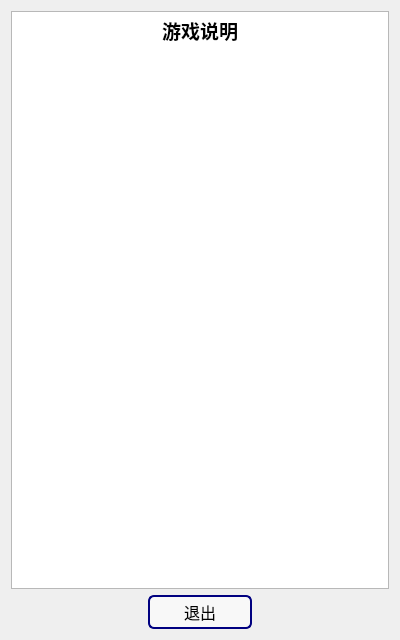
<?xml version="1.0" encoding="UTF-8"?>
<ui version="4.0">
 <class>AboutGameDialog</class>
 <widget class="QDialog" name="AboutGameDialog">
  <property name="geometry">
   <rect>
    <x>0</x>
    <y>0</y>
    <width>400</width>
    <height>640</height>
   </rect>
  </property>
  <property name="sizePolicy">
   <sizepolicy hsizetype="Fixed" vsizetype="Fixed">
    <horstretch>0</horstretch>
    <verstretch>0</verstretch>
   </sizepolicy>
  </property>
  <property name="windowTitle">
   <string>Dialog</string>
  </property>
  <layout class="QVBoxLayout" name="verticalLayout">
   <item>
    <widget class="QTextBrowser" name="textBrowser">
     <property name="html">
      <string>&lt;!DOCTYPE HTML PUBLIC &quot;-//W3C//DTD HTML 4.0//EN&quot; &quot;http://www.w3.org/TR/REC-html40/strict.dtd&quot;&gt;
&lt;html&gt;&lt;head&gt;&lt;meta name=&quot;qrichtext&quot; content=&quot;1&quot; /&gt;&lt;style type=&quot;text/css&quot;&gt;
p, li { white-space: pre-wrap; }
&lt;/style&gt;&lt;/head&gt;&lt;body style=&quot; font-family:'SimSun'; font-size:9pt; font-weight:400; font-style:normal;&quot;&gt;
&lt;p align=&quot;center&quot; style=&quot; margin-top:0px; margin-bottom:0px; margin-left:0px; margin-right:0px; -qt-block-indent:0; text-indent:0px;&quot;&gt;&lt;span style=&quot; font-size:14pt; font-weight:600;&quot;&gt;游戏说明&lt;/span&gt;&lt;/p&gt;&lt;/body&gt;&lt;/html&gt;</string>
     </property>
    </widget>
   </item>
   <item>
    <layout class="QHBoxLayout" name="horizontalLayout">
     <item>
      <spacer name="horizontalSpacer">
       <property name="orientation">
        <enum>Qt::Horizontal</enum>
       </property>
       <property name="sizeHint" stdset="0">
        <size>
         <width>40</width>
         <height>20</height>
        </size>
       </property>
      </spacer>
     </item>
     <item>
      <widget class="QPushButton" name="backPushButton">
       <property name="font">
        <font>
         <family>楷体</family>
         <pointsize>12</pointsize>
        </font>
       </property>
       <property name="styleSheet">
        <string notr="true"> QPushButton {
     border: 2px solid #8f8f91;
     border-radius: 6px;
     background-color: rgba(255,255,255,150);
     min-width: 100px;
	 min-height:30px;
	 max-width:100px;
     max-height:30px;
 }
 QPushButton:pressed {
     background-color: qlineargradient(x1: 0, y1: 0, x2: 0, y2: 1,
                                       stop: 0 #dadbde, stop: 1 #f6f7fa);
 }

 QPushButton:flat {
     border: none; /* no border for a flat push button */
 }

 QPushButton:default {
     border-color: navy; /* make the default button prominent */
 }</string>
       </property>
       <property name="text">
        <string>退出</string>
       </property>
      </widget>
     </item>
     <item>
      <spacer name="horizontalSpacer_2">
       <property name="orientation">
        <enum>Qt::Horizontal</enum>
       </property>
       <property name="sizeHint" stdset="0">
        <size>
         <width>40</width>
         <height>20</height>
        </size>
       </property>
      </spacer>
     </item>
    </layout>
   </item>
  </layout>
 </widget>
 <resources/>
 <connections/>
</ui>
